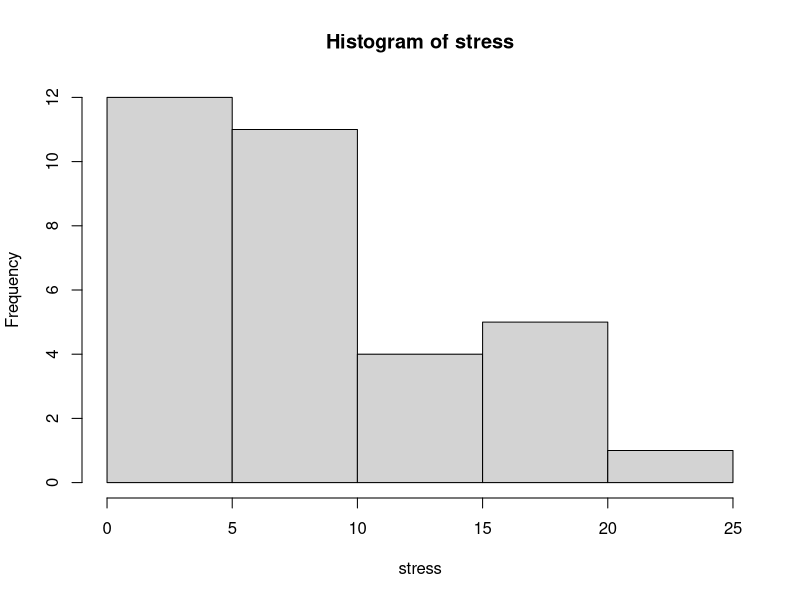

Write the R code that produced this figure.
## ---- chunk 1
N <- 50
k <- 5
w <- 2000
Mean <- 116.3
df1 <- k-1
df2 <- N - k
bss <- Mean * df1
sqw.mean <- w/df2
A <- Mean/sqw.mean
total.1 <- bss + w
total.2 <- df1 +df2
result <- qf(0.95,df1 = 4, df2 = 45)
if(A > result){
  print("the means of these categories are not equal")
}else {
  print("the means of these categories are equal")
}
## define the variables here, and use the imbedded r code like `r variable` to fill in the blanks.  

## ---- chunk 2
library(reshape2)
library(car)
A <- c(5,7,9,11,13,8,10,34,17,50,17,25)
B <- c(25,24,8,2,11,10,10,66,113,1,3,5)
stress <- c(A,B) 
group <- c(rep("A",12),rep("B",12)) 
df <- data.frame(stress,group)
m <- aov(stress~group,data = df) 
result <- summary(m)
result
## ---- chunk 3
qf(0.9,df1 = 1,df2 = 22)
## ---- chunk 4
if(result[[1]][1,5]> 0.1){
  print("There are not differences in the two population means")
}else{
  print("There are differences in the two population means")
}
## ---- chunk 5
A <- rnorm(12, mean = 43.2, sd = 36.2)
B <- rnorm(10, mean = 34.3, sd = 20.3)
C <- rnorm(8, mean = 27.2, sd = 21.4)

stress <- c(A,B,C) 
group <- c(rep("A",12),rep("B",10),rep("C",8)) 
df <- data.frame(stress,group)
m <- aov(stress~group,data = df) 
result <- summary(m)
result
if(result[[1]][1,5]> 0.05){
  print("There are not differences within these three groups")
}else{
  print("There are differences in these three groups")
}
## ---- chunk 6
library(graphics)
clo1 <- c(23.1,13.3,15.6,1.2)
clo2 <- c(43.1,10.2,16.2,0.2)
clo3 <- c(56.5,32.1,43.3,24.4)
clo4 <- c(10002.3,54.4,8.7,54.4)

stress <- c(clo1,clo2,clo3,clo4) 
group <- c(rep("A",4),rep("B",4),rep("C",4),rep("D",4)) 
df <- data.frame(stress,group)
result <- kruskal.test(stress ~ group, data = df)
result
## ---- chunk 7
if(result$p.value > 0.05)
{
  print("the means of the four columns of data are equal") 
  
} else  {
  print("the means of the four columns of data are not equal")}
## ---- chunk 8
## This is the script to generate the table. Do not write your answer inside in this block.
Observations <- seq(1:11)
Low <- c(5,4,1,2,3,10,6,6,4,12,11)
Medium <- c(10,10,8,6,5,3,16,20,7,3,2)
High <- c(8,11,15,19,21,7,7,4,3,17,18)

df <- data.frame(Observations,Low,Medium,High)
library(knitr)
kable(df)
## ---- chunk 9
A <- c(5,4,1,2,3,10,6,6,4,12,11)
B <- c(10,10,8,6,5,3,16,20,7,3,2)
C <- c(8,11,15,19,21,7,7,4,3,17,18)

stress <- c(A,B,C) 
group <- c(rep("A",11),rep("B",11),rep("c",11)) 
df <- data.frame(stress,group)
m <- aov(stress~group,data = df) 
m 
result <- summary(m)
result
## ---- chunk 10
qf(0.95,df1 = 2,df2 = 30)
## ---- chunk 11
print("the commuting distance do vary by income according to Anova")
## ---- chunk 12
library(reshape2)
library(car)
result.b <- leveneTest(stress ~ group, data = df)
if(result.b $`Pr(>F)`[1]> 0.05){
      print("commuting distances do not vary by income")
}else{
      print("commuting distances vary by income")
      }

## ---- chunk 13
hist(x=stress)
## ---- chunk 14
shapiro.test(stress)
## ---- chunk 15
print("not satisfy normality distribution")
## ---- chunk 16
A <- rnorm(10, mean = 1.5, sd = 1.0)
B <- rnorm(15, mean = 2.6, sd = 1.1)
C <- rnorm(15, mean = 1.2, sd = 1.2)

stress <- c(A,B,C) 
group <- c(rep("A",10),rep("B",15),rep("C",15)) 
df <- data.frame(stress,group)
m <- aov(stress~group,data = df) 
m 
## ---- chunk 17
result <- summary(m)
result
## ---- chunk 18
if(result.b $`Pr(>F)`[1]> 0.05){
      print("the mean of three area are not equal")
}else{
      print("the mean of three area are equal")
      }
